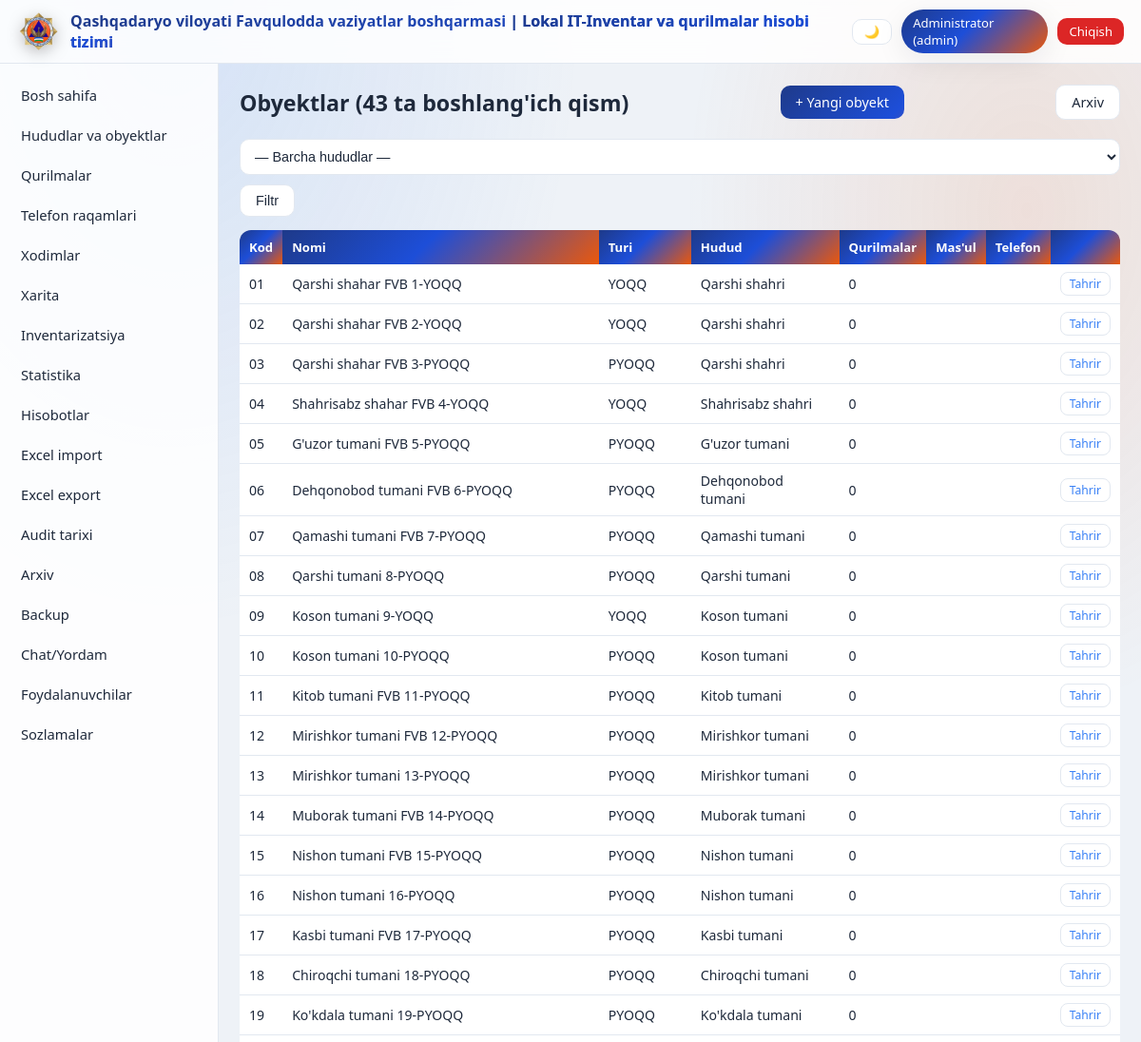
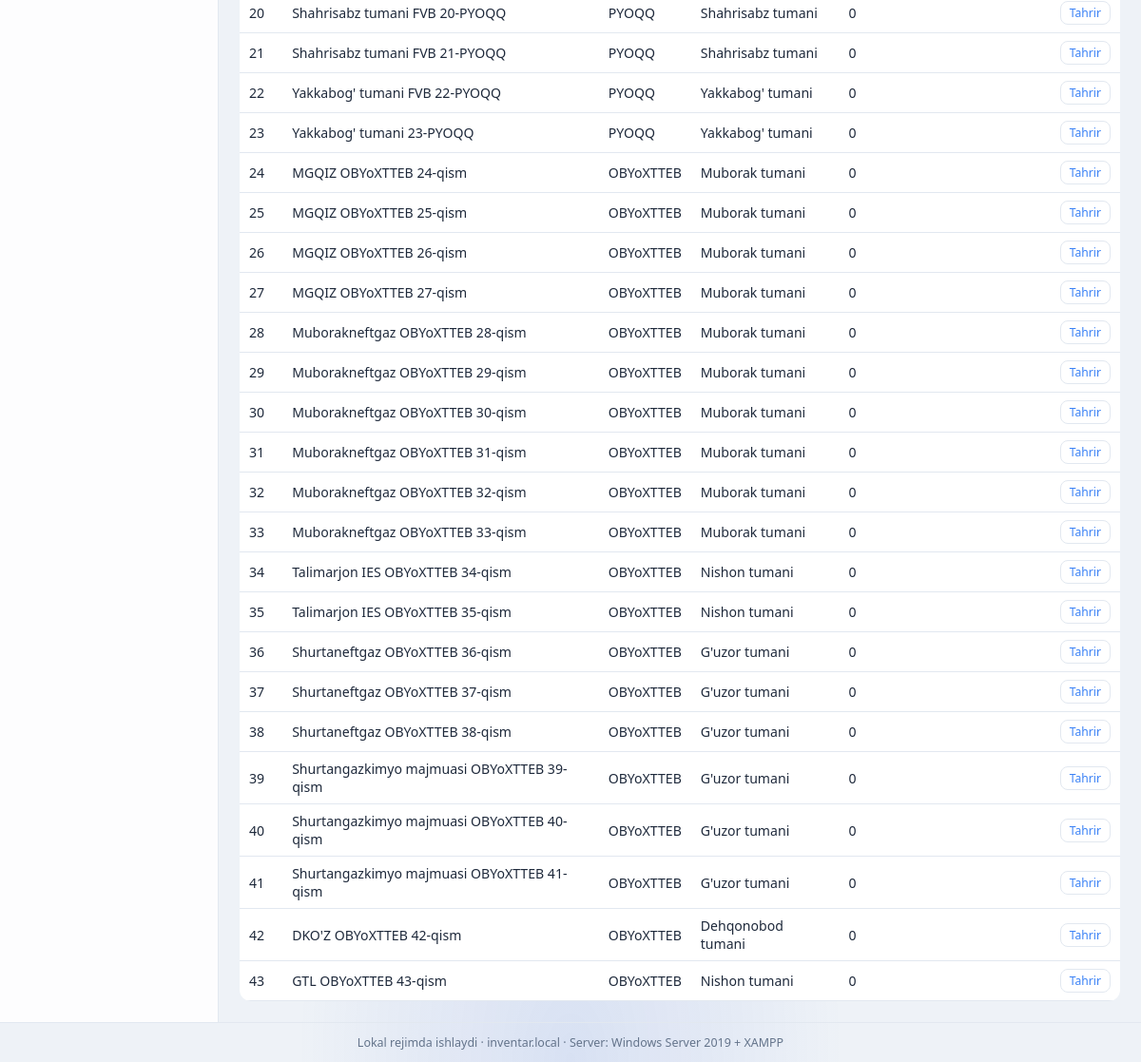
/objects.php (signed in), run on the app's committed database (2 pictures, top to bottom).
### tables this page shows
CREATE TABLE IF NOT EXISTS objects (
 id INT AUTO_INCREMENT PRIMARY KEY,
 code VARCHAR(10) NOT NULL UNIQUE,
 name VARCHAR(200) NOT NULL,
 region_id INT NOT NULL,
 type VARCHAR(50) DEFAULT 'Boshqa',
 lat DECIMAL(10,7) DEFAULT NULL,
 lng DECIMAL(10,7) DEFAULT NULL,
 address VARCHAR(255) DEFAULT NULL,
 phone VARCHAR(50) DEFAULT NULL,
 employee_id INT DEFAULT NULL,
 note TEXT,
 archived TINYINT(1) DEFAULT 0
);

CREATE TABLE IF NOT EXISTS regions (
 id INT AUTO_INCREMENT PRIMARY KEY,
 name VARCHAR(100) NOT NULL,
 lat DECIMAL(10,7) DEFAULT NULL,
 lng DECIMAL(10,7) DEFAULT NULL
);

### includes/functions.php (called while the page is built, shortened)
<?php
require_once __DIR__ . '/db.php';
function e($s){ return htmlspecialchars((string)$s, ENT_QUOTES, 'UTF-8'); }
function current_user(){ return isset($_SESSION['user']) ? $_SESSION['user'] : null; }
function role_perms($role){
    switch($role){
        case 'admin': return array_keys($GLOBALS['PERM_KEYS']);
    }
}
function can($perm){
    $u = current_user();
    $perms = role_perms($u['role']);
    return in_array($perm, $perms);
}

### includes/db.php (called while the page is built, shortened)
<?php
function db(){
    static $c = null;
    if($c === null){
        $c = mysqli_connect(DB_HOST, DB_USER, DB_PASS, DB_NAME);
        mysqli_set_charset($c,'utf8mb4');
    }
    return $c;
}
function q($sql, ...$params){
    $c = db();
    if($params){
        $stmt = mysqli_prepare($c, $sql);
        $types = str_repeat('s', count($params));
        mysqli_stmt_bind_param($stmt, $types, ...$params);
        mysqli_stmt_execute($stmt);
        $res = mysqli_stmt_get_result($stmt);
        if($res) return $res;
        return mysqli_stmt_affected_rows($stmt) >= 0;
    }
    $res = mysqli_query($c, $sql);
    return $res;
}
function rows($sql, ...$p){ $r = q($sql,...$p); $a = array(); while($x = mysqli_fetch_assoc($r)) $a[] = $x; return $a; }

### objects.php (the view, shortened to what this page needs)
<?php
require_once __DIR__.'/includes/header.php';
$f_region = (int)($_GET['region'] ?? 0);
$w = "o.archived=0"; $p = array();
$objs = rows("SELECT o.*, r.name reg_name, e.fullname emp_name,
 (SELECT COUNT(*) FROM devices d WHERE d.object_id=o.id AND d.archived=0) dc
 FROM objects o LEFT JOIN regions r ON r.id=o.region_id LEFT JOIN employees e ON e.id=o.employee_id
 WHERE $w ORDER BY o.code", ...$p);
$regs = rows("SELECT * FROM regions ORDER BY id");
?>
<div class="page-head"><h1>Obyektlar (43 ta boshlang'ich qism)</h1>
 <?php if(can('add')): ?><a class="btn primary" href="objects.php?new=1">+ Yangi obyekt</a><?php endif; ?>
 <a class="btn" href="objects.php?archived=1">Arxiv</a></div>
<form class="filters" method="get">
 <select name="region"><option value="">— Barcha hududlar —</option>
 <?php foreach($regs as $r): ?><option value="<?= $r['id'] ?>" <?= $f_region===(int)$r['id']?'selected':'' ?>><?= e($r['name']) ?></option><?php endforeach; ?></select>
 <button class="btn">Filtr</button>
</form>
<table class="tbl responsive">
<tr><th>Kod</th><th>Nomi</th><th>Turi</th><th>Hudud</th><th>Qurilmalar</th><th>Mas'ul</th><th>Telefon</th><th></th></tr>
<?php foreach($objs as $o): ?>
<tr><td><?= e($o['code']) ?></td><td><?= e($o['name']) ?></td><td><?= e($o['type']) ?></td>
<td><?= e($o['reg_name']) ?></td><td><?= (int)$o['dc'] ?></td><td><?= e($o['emp_name']) ?></td><td><?= e($o['phone']) ?></td>
<td class="nowrap"><?php if(can('edit')): ?><a class="btn tiny" href="objects.php?edit=<?= $o['id'] ?>">Tahrir</a><?php endif; ?></td></tr>
<?php endforeach; ?>
</table>
<?php require_once __DIR__.'/includes/footer.php'; ?>

### includes/header.php (shortened to what this page needs)
<?php
require_once __DIR__ . '/functions.php';
$u = current_user();
$nav = array(
 'dashboard.php'=>'Bosh sahifa','regions.php'=>'Hududlar va obyektlar','devices.php'=>'Qurilmalar',
 'phones.php'=>'Telefon raqamlari','employees.php'=>'Xodimlar','map.php'=>'Xarita','inventory.php'=>'Inventarizatsiya',
 'stats.php'=>'Statistika','reports.php'=>'Hisobotlar','import.php'=>'Excel import','export.php'=>'Excel export',
 'audit.php'=>'Audit tarixi','archived.php'=>'Arxiv','backup.php'=>'Backup','chat.php'=>'Chat/Yordam','users.php'=>'Foydalanuvchilar','settings.php'=>'Sozlamalar');
$navperm = array('dashboard.php'=>'view','regions.php'=>'objects','devices.php'=>'view','phones.php'=>'phones',
 'employees.php'=>'employees','map.php'=>'map','inventory.php'=>'inventory','stats.php'=>'stats','reports.php'=>'pdf',
 'import.php'=>'import','export.php'=>'export','audit.php'=>'audit','archived.php'=>'restore','backup.php'=>'backup','chat.php'=>'chat',
 'users.php'=>'users','settings.php'=>'settings');
?>
<!DOCTYPE html><html lang="uz"><head>
<link rel="stylesheet" href="assets/css/style.css">
</head><body>
<header class="topbar">
 <div class="brand"><img src="assets/img/logo.png" class="brand-logo" alt="FVV"> <span><?= e(setting('org_name')) ?> <span class="muted">| <?= e(setting('app_name')) ?></span></div>
 <div class="top-right">
  <button id="darkToggle" class="btn small" title="Dark/Light">🌙</button>
  <span class="user-badge"><?= e($u['fullname'] ?: $u['login']) ?> (<?= e($u['role']) ?>)</span>
  <a class="btn small danger" href="logout.php">Chiqish</a>
 </div>
</header>
<div class="layout">
<nav class="sidebar">
<?php foreach($nav as $href=>$label): if(!can($navperm[$href])) continue; ?>
 <a href="<?= $href ?>" class="<?= basename($_SERVER['PHP_SELF'])===$href?'active':'' ?>"><?= e($label) ?></a>
<?php endforeach; ?>
</nav>
<main class="content">

### includes/footer.php (shortened to what this page needs)
</main></div>
<footer class="foot">Lokal rejimda ishlaydi · inventar.local · Server: Windows Server 2019 + XAMPP</footer>
</body></html>

### assets/css/style.css (style rules this page uses)
:root { --bg:#eef2f7; --bg2:#e2e8f0; --panel:rgba(255,255,255,.85); --panel-solid:#ffffff; --text:#1e293b; --muted:#64748b; --border:#e2e8f0; --primary:#1d4ed8; --primary2:#3b82f6; --accent:#ea580c; --danger:#dc2626; --ok:#16a34a; --shadow:0 8px 30px rgba(15,23,42,.08); --shadow-h:0 16px 40px rgba(29,78,216,.18); --grad:linear-gradient(135deg,#1e3a8a,#1d4ed8 45%,#ea580c); }
* { box-sizing:border-box }
html { scroll-behavior:smooth }
body { margin:0;font-family:'Segoe UI',system-ui,Arial,sans-serif;background:var(--bg);color:var(--text);transition:background .4s,color .4s }
body::before { content:'';position:fixed;inset:0;z-index:-1;pointer-events:none; background:radial-gradient(60% 50% at 15% 0%,rgba(59,130,246,.14),transparent 60%), radial-gradient(50% 40% at 90% 10%,rgba(234,88,12,.12),transparent 60%), radial-gradient(40% 40% at 50% 100%,rgba(29,78,216,.10),transparent 60%); }
.topbar { position:sticky;top:0;z-index:50;display:flex;justify-content:space-between;align-items:center;gap:12px; padding:10px 18px;backdrop-filter:blur(14px);background:var(--panel);border-bottom:1px solid var(--border) }
.brand { display:flex;align-items:center;gap:12px;font-weight:700 }
.brand-logo { height:44px;width:44px;object-fit:contain;animation:floaty 5s ease-in-out infinite;filter:drop-shadow(0 4px 8px rgba(0,0,0,.25)) }
.brand span { background:var(--grad);background-size:200% 200%;-webkit-background-clip:text;background-clip:text;color:transparent;animation:gradMove 6s ease infinite }
.muted { color:var(--muted) }
.small { font-size:.85rem }
.top-right { display:flex;align-items:center;gap:10px }
.user-badge { background:var(--grad);color:#fff;padding:5px 12px;border-radius:999px;font-size:.82rem;box-shadow:var(--shadow) }
.layout { display:flex;min-height:calc(100vh - 110px) }
.sidebar { width:230px;flex-shrink:0;padding:14px 10px;display:flex;flex-direction:column;gap:4px; background:var(--panel);border-right:1px solid var(--border) }
.sidebar a { padding:9px 12px;border-radius:10px;color:var(--text);text-decoration:none;font-size:.92rem; transition:all .25s;position:relative;overflow:hidden }
.sidebar a::before { content:'';position:absolute;left:0;top:0;bottom:0;width:3px;background:var(--grad);transform:scaleY(0);transition:transform .25s;border-radius:3px }
.content { flex:1;padding:22px;min-width:0;animation:fadeUp .45s ease }
h1 { font-size:1.45rem;margin:0 0 16px }
.page-head { display:flex;justify-content:space-between;align-items:center;flex-wrap:wrap;gap:10px;margin-bottom:16px }
.page-head h1 { margin:0 }
.btn { display:inline-block;padding:8px 16px;border-radius:10px;border:1px solid var(--border);background:var(--panel-solid); color:var(--text);cursor:pointer;text-decoration:none;font-size:.9rem;transition:all .25s }
.btn.primary { background:var(--grad);background-size:200% 200%;color:#fff;border:none;animation:gradMove 8s ease infinite }
.btn.danger { background:var(--danger);color:#fff;border:none }
.btn.small { padding:5px 12px;font-size:.82rem }
.btn.tiny { padding:3px 9px;font-size:.76rem;border-radius:8px }
.tbl { width:100%;border-collapse:collapse;background:var(--panel-solid);border-radius:12px;overflow:hidden }
.tbl th { background:var(--grad);color:#fff;text-align:left;padding:9px 10px;font-size:.82rem;white-space:nowrap }
.tbl td { padding:8px 10px;border-bottom:1px solid var(--border);font-size:.88rem }
.tbl a { color:var(--primary2);text-decoration:none }
.nowrap { white-space:nowrap }
.form input,.form select,.form textarea,.filters input,.filters select,.inline-form input,.inline-form select { width:100%;padding:9px 11px;border-radius:10px;border:1px solid var(--border);background:var(--panel-solid); color:var(--text);margin-top:4px;transition:border .25s,box-shadow .25s;font-size:.9rem }
.filters { display:flex;gap:10px;flex-wrap:wrap;align-items:end;margin-bottom:14px }
.foot { text-align:center;padding:12px;font-size:.78rem;color:var(--muted);border-top:1px solid var(--border) }

### data on the page
objects: code "01", name "Qarshi shahar FVB 1-YOQQ", type "YOQQ", region.name "Qarshi shahri", dc "0"
objects: code "02", name "Qarshi shahar FVB 2-YOQQ", type "YOQQ", region.name "Qarshi shahri", dc "0"
objects: code "03", name "Qarshi shahar FVB 3-PYOQQ", type "PYOQQ", region.name "Qarshi shahri", dc "0"
objects: code "04", name "Shahrisabz shahar FVB 4-YOQQ", type "YOQQ", region.name "Shahrisabz shahri", dc "0"
objects: code "05", name "G'uzor tumani FVB 5-PYOQQ", type "PYOQQ", region.name "G'uzor tumani", dc "0"
objects: code "06", name "Dehqonobod tumani FVB 6-PYOQQ", type "PYOQQ", region.name "Dehqonobod tumani", dc "0"
objects: code "07", name "Qamashi tumani FVB 7-PYOQQ", type "PYOQQ", region.name "Qamashi tumani", dc "0"
objects: code "08", name "Qarshi tumani 8-PYOQQ", type "PYOQQ", region.name "Qarshi tumani", dc "0"
objects: code "09", name "Koson tumani 9-YOQQ", type "YOQQ", region.name "Koson tumani", dc "0"
objects: code "10", name "Koson tumani 10-PYOQQ", type "PYOQQ", region.name "Koson tumani", dc "0"
objects: code "11", name "Kitob tumani FVB 11-PYOQQ", type "PYOQQ", region.name "Kitob tumani", dc "0"
objects: code "12", name "Mirishkor tumani FVB 12-PYOQQ", type "PYOQQ", region.name "Mirishkor tumani", dc "0"
objects: code "13", name "Mirishkor tumani 13-PYOQQ", type "PYOQQ", region.name "Mirishkor tumani", dc "0"
objects: code "14", name "Muborak tumani FVB 14-PYOQQ", type "PYOQQ", region.name "Muborak tumani", dc "0"
objects: code "15", name "Nishon tumani FVB 15-PYOQQ", type "PYOQQ", region.name "Nishon tumani", dc "0"
objects: code "16", name "Nishon tumani 16-PYOQQ", type "PYOQQ", region.name "Nishon tumani", dc "0"
objects: code "17", name "Kasbi tumani FVB 17-PYOQQ", type "PYOQQ", region.name "Kasbi tumani", dc "0"
objects: code "18", name "Chiroqchi tumani 18-PYOQQ", type "PYOQQ", region.name "Chiroqchi tumani", dc "0"
objects: code "19", name "Ko'kdala tumani 19-PYOQQ", type "PYOQQ", region.name "Ko'kdala tumani", dc "0"
objects: code "20", name "Shahrisabz tumani FVB 20-PYOQQ", type "PYOQQ", region.name "Shahrisabz tumani", dc "0"
objects: code "21", name "Shahrisabz tumani FVB 21-PYOQQ", type "PYOQQ", region.name "Shahrisabz tumani", dc "0"
objects: code "22", name "Yakkabog' tumani FVB 22-PYOQQ", type "PYOQQ", region.name "Yakkabog' tumani", dc "0"
objects: code "23", name "Yakkabog' tumani 23-PYOQQ", type "PYOQQ", region.name "Yakkabog' tumani", dc "0"
objects: code "24", name "MGQIZ OBYoXTTEB 24-qism", type "OBYoXTTEB", region.name "Muborak tumani", dc "0"
objects: code "25", name "MGQIZ OBYoXTTEB 25-qism", type "OBYoXTTEB", region.name "Muborak tumani", dc "0"
objects: code "26", name "MGQIZ OBYoXTTEB 26-qism", type "OBYoXTTEB", region.name "Muborak tumani", dc "0"
objects: code "27", name "MGQIZ OBYoXTTEB 27-qism", type "OBYoXTTEB", region.name "Muborak tumani", dc "0"
objects: code "28", name "Muborakneftgaz OBYoXTTEB 28-qism", type "OBYoXTTEB", region.name "Muborak tumani", dc "0"
objects: code "29", name "Muborakneftgaz OBYoXTTEB 29-qism", type "OBYoXTTEB", region.name "Muborak tumani", dc "0"
objects: code "30", name "Muborakneftgaz OBYoXTTEB 30-qism", type "OBYoXTTEB", region.name "Muborak tumani", dc "0"
objects: code "31", name "Muborakneftgaz OBYoXTTEB 31-qism", type "OBYoXTTEB", region.name "Muborak tumani", dc "0"
objects: code "32", name "Muborakneftgaz OBYoXTTEB 32-qism", type "OBYoXTTEB", region.name "Muborak tumani", dc "0"
objects: code "33", name "Muborakneftgaz OBYoXTTEB 33-qism", type "OBYoXTTEB", region.name "Muborak tumani", dc "0"
objects: code "34", name "Talimarjon IES OBYoXTTEB 34-qism", type "OBYoXTTEB", region.name "Nishon tumani", dc "0"
objects: code "35", name "Talimarjon IES OBYoXTTEB 35-qism", type "OBYoXTTEB", region.name "Nishon tumani", dc "0"
objects: code "36", name "Shurtaneftgaz OBYoXTTEB 36-qism", type "OBYoXTTEB", region.name "G'uzor tumani", dc "0"
objects: code "37", name "Shurtaneftgaz OBYoXTTEB 37-qism", type "OBYoXTTEB", region.name "G'uzor tumani", dc "0"
objects: code "38", name "Shurtaneftgaz OBYoXTTEB 38-qism", type "OBYoXTTEB", region.name "G'uzor tumani", dc "0"
objects: code "39", name "Shurtangazkimyo majmuasi OBYoXTTEB 39-qism", type "OBYoXTTEB", region.name "G'uzor tumani", dc "0"
objects: code "40", name "Shurtangazkimyo majmuasi OBYoXTTEB 40-qism", type "OBYoXTTEB", region.name "G'uzor tumani", dc "0"
objects: code "41", name "Shurtangazkimyo majmuasi OBYoXTTEB 41-qism", type "OBYoXTTEB", region.name "G'uzor tumani", dc "0"
objects: code "42", name "DKO'Z OBYoXTTEB 42-qism", type "OBYoXTTEB", region.name "Dehqonobod tumani", dc "0"
objects: code "43", name "GTL OBYoXTTEB 43-qism", type "OBYoXTTEB", region.name "Nishon tumani", dc "0"

### other printed values
$u['fullname'] ?: $u['login'] "Administrator"
$u['role'] "admin"
$label "Bosh sahifa"
$label "Hududlar va obyektlar"
$label "Qurilmalar"
$label "Telefon raqamlari"
$label "Xodimlar"
$label "Xarita"
$label "Inventarizatsiya"
$label "Statistika"
$label "Hisobotlar"
$label "Excel import"
$label "Excel export"
$label "Audit tarixi"
$label "Arxiv"
